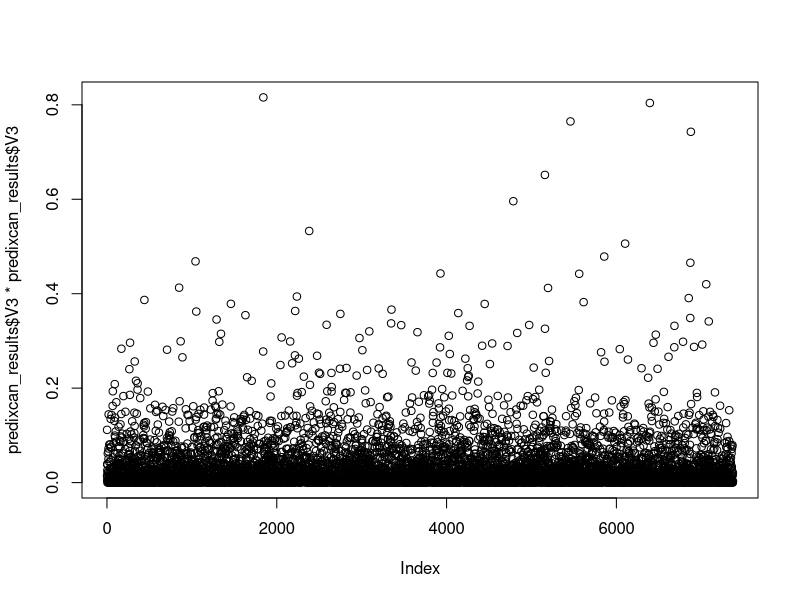

R code for this plot:
predixcan_results = read.table("predixcan-stats-results.txt")

png("predixcan-stats-results-r-squared.png")
plot(predixcan_results$V3 * predixcan_results$V3)
dev.off()
